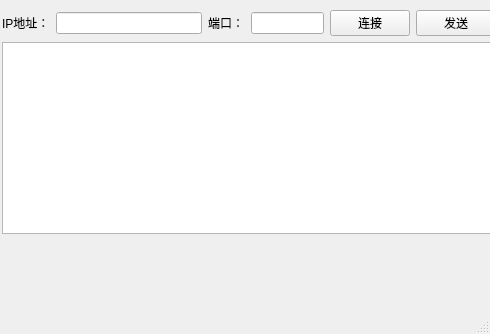
<?xml version="1.0" encoding="UTF-8"?>
<ui version="4.0">
 <class>MainWindow</class>
 <widget class="QMainWindow" name="MainWindow">
  <property name="geometry">
   <rect>
    <x>0</x>
    <y>0</y>
    <width>490</width>
    <height>334</height>
   </rect>
  </property>
  <property name="windowTitle">
   <string>MainWindow</string>
  </property>
  <widget class="QWidget" name="centralwidget">
   <widget class="QWidget" name="">
    <property name="geometry">
     <rect>
      <x>2</x>
      <y>10</y>
      <width>494</width>
      <height>224</height>
     </rect>
    </property>
    <layout class="QVBoxLayout" name="verticalLayout">
     <item>
      <layout class="QHBoxLayout" name="horizontalLayout" stretch="1,4,1,2,1,1">
       <item>
        <widget class="QLabel" name="label_ip">
         <property name="text">
          <string>IP地址：</string>
         </property>
        </widget>
       </item>
       <item>
        <widget class="QLineEdit" name="lineEdit_ip"/>
       </item>
       <item>
        <widget class="QLabel" name="label_port">
         <property name="text">
          <string>端口：</string>
         </property>
        </widget>
       </item>
       <item>
        <widget class="QLineEdit" name="lineEdit_port"/>
       </item>
       <item>
        <widget class="QPushButton" name="pushButton_connect">
         <property name="text">
          <string>连接</string>
         </property>
         <property name="checkable">
          <bool>false</bool>
         </property>
        </widget>
       </item>
       <item>
        <widget class="QPushButton" name="pushButton_send">
         <property name="text">
          <string>发送</string>
         </property>
        </widget>
       </item>
      </layout>
     </item>
     <item>
      <widget class="QTextBrowser" name="textBrowser_receive"/>
     </item>
    </layout>
   </widget>
  </widget>
  <widget class="QMenuBar" name="menubar">
   <property name="geometry">
    <rect>
     <x>0</x>
     <y>0</y>
     <width>490</width>
     <height>21</height>
    </rect>
   </property>
  </widget>
  <widget class="QStatusBar" name="statusbar"/>
 </widget>
 <resources/>
 <connections/>
</ui>
